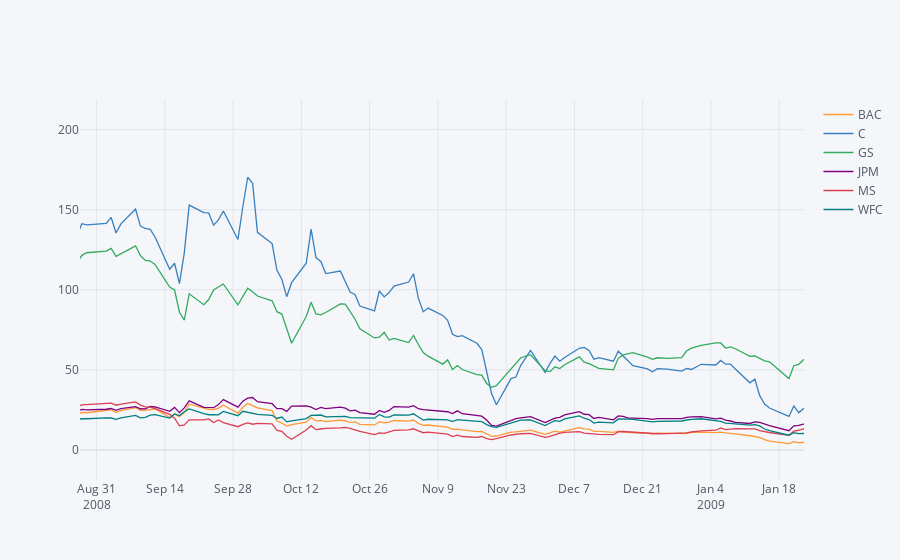

Notebook source saved alongside this figure:
### Code cell
bank_stocks.xs(key='Close', axis = 1, level= 'Price').iplot()

### Figure 1 — Plotly figure (JSON) as saved in the notebook; plotly's stock layout.template omitted (floating-point values rounded to 4 significant figures; data arrays with more than 128 entries replaced by an {"elided": "..."} marker saying what was removed)
{"data": [{"line": {"color": "rgba(255, 153, 51, 1.0)", "dash": "solid", "shape": "linear", "width": 1.3}, "mode": "lines", "name": "BAC", "text": "", "type": "scatter", "x": {"elided": "2517 str values"}, "y": {"elided": "2517 float values"}}, {"line": {"color": "rgba(55, 128, 191, 1.0)", "dash": "solid", "shape": "linear", "width": 1.3}, "mode": "lines", "name": "C", "text": "", "type": "scatter", "x": {"elided": "2517 str values"}, "y": {"elided": "2517 float values"}}, {"line": {"color": "rgba(50, 171, 96, 1.0)", "dash": "solid", "shape": "linear", "width": 1.3}, "mode": "lines", "name": "GS", "text": "", "type": "scatter", "x": {"elided": "2517 str values"}, "y": {"elided": "2517 float values"}}, {"line": {"color": "rgba(128, 0, 128, 1.0)", "dash": "solid", "shape": "linear", "width": 1.3}, "mode": "lines", "name": "JPM", "text": "", "type": "scatter", "x": {"elided": "2517 str values"}, "y": {"elided": "2517 float values"}}, {"line": {"color": "rgba(219, 64, 82, 1.0)", "dash": "solid", "shape": "linear", "width": 1.3}, "mode": "lines", "name": "MS", "text": "", "type": "scatter", "x": {"elided": "2517 str values"}, "y": {"elided": "2517 float values"}}, {"line": {"color": "rgba(0, 128, 128, 1.0)", "dash": "solid", "shape": "linear", "width": 1.3}, "mode": "lines", "name": "WFC", "text": "", "type": "scatter", "x": {"elided": "2517 str values"}, "y": {"elided": "2517 float values"}}], "layout": {"autosize": true, "legend": {"bgcolor": "#F5F6F9", "font": {"color": "#4D5663"}}, "paper_bgcolor": "#F5F6F9", "plot_bgcolor": "#F5F6F9", "title": {"font": {"color": "#4D5663"}}, "xaxis": {"autorange": false, "gridcolor": "#E1E5ED", "range": ["2008-08-27 14:32:22.2306", "2009-01-23 02:00:19.0548"], "showgrid": true, "tickfont": {"color": "#4D5663"}, "title": {"font": {"color": "#4D5663"}, "text": ""}, "type": "date", "zerolinecolor": "#E1E5ED"}, "yaxis": {"autorange": false, "gridcolor": "#E1E5ED", "range": [-18.7, 218.5], "showgrid": true, "tickfont": {"color": "#4D5663"}, "title": {"font": {"color": "#4D5663"}, "text": ""}, "type": "linear", "zerolinecolor": "#E1E5ED"}}}
